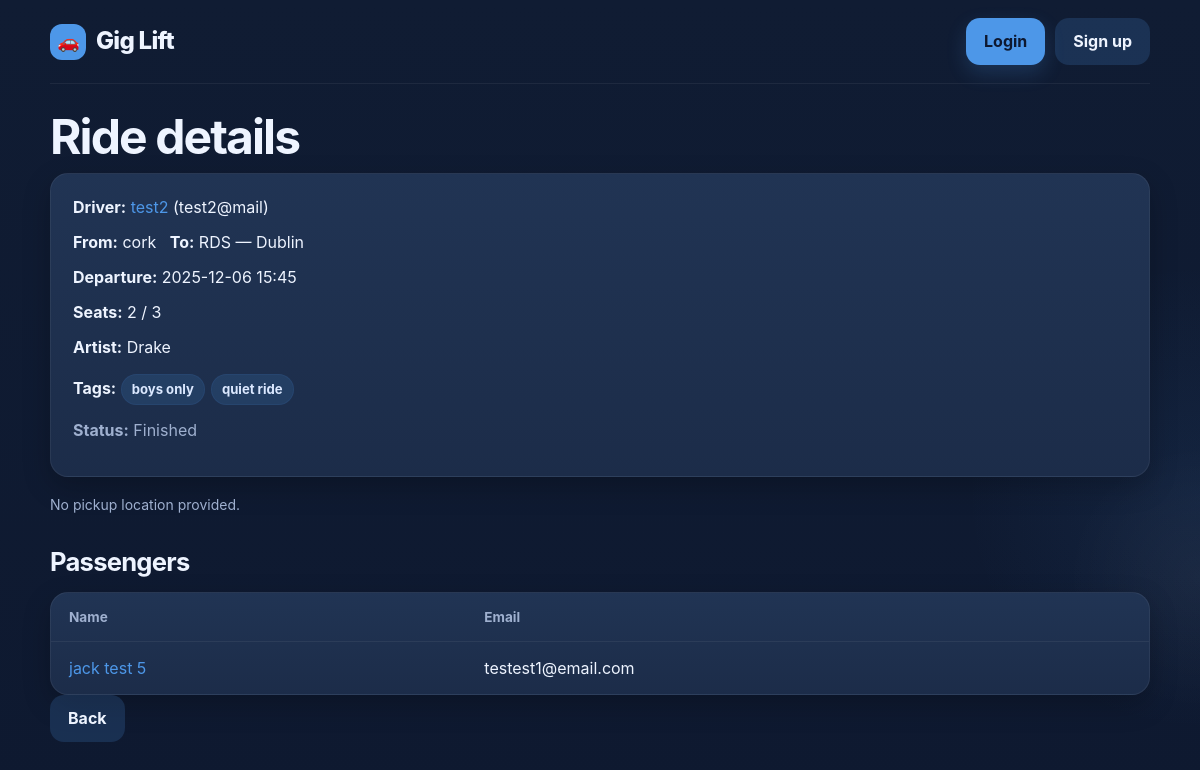
The app's page /rides/1 with its own data.
### app/models.py (models this page shows, shortened)
class User(Base):
    __tablename__ = "users"
    id: Mapped[int] = mapped_column(Integer, primary_key=True)
    email: Mapped[str] = mapped_column(String(255), unique=True, nullable=False)
    name: Mapped[str] = mapped_column(String(120), nullable=False)
    password: Mapped[str] = mapped_column(String(255), nullable=False)
    rides_offered: Mapped[list["Ride"]] = relationship(
        back_populates="driver",
        cascade="all, delete-orphan",
    )
    bookings: Mapped[list["Booking"]] = relationship(
        back_populates="rider",
        cascade="all, delete-orphan",
    )
    sent_messages: Mapped[list["RideMessage"]] = relationship(
        "RideMessage",
        back_populates="sender",
        cascade="all, delete-orphan",
    )

class Ride(Base):
    __tablename__ = "rides"
    id: Mapped[int] = mapped_column(Integer, primary_key=True)
    driver_id: Mapped[int] = mapped_column(ForeignKey("users.id"), nullable=False)
    origin: Mapped[str] = mapped_column(String(200), nullable=False)
    origin_lat: Mapped[float | None] = mapped_column(Float, nullable=True)
    origin_lng: Mapped[float | None] = mapped_column(Float, nullable=True)
    destination: Mapped[str] = mapped_column(String(200), nullable=False)
    depart_at: Mapped[datetime] = mapped_column(DateTime, nullable=False)
    seats_total: Mapped[int] = mapped_column(Integer, nullable=False, default=3)
    artist: Mapped[str] = mapped_column(String(120), nullable=False, default="")
    tags_csv: Mapped[str] = mapped_column(Text, nullable=False, default="")
    @property
    def tags(self) -> list[str]:
        return [t.strip() for t in self.tags_csv.split(",") if t.strip()]
    driver: Mapped["User"] = relationship(back_populates="rides_offered")
    bookings: Mapped[list["Booking"]] = relationship(
        back_populates="ride",
        cascade="all, delete-orphan",
    )
    messages: Mapped[list["RideMessage"]] = relationship(
        "RideMessage",
        back_populates="ride",
        cascade="all, delete-orphan",
        order_by="RideMessage.created_at.asc()",
    )

class Booking(Base):
    __tablename__ = "bookings"
    id: Mapped[int] = mapped_column(Integer, primary_key=True)
    ride_id: Mapped[int] = mapped_column(ForeignKey("rides.id"), nullable=False)
    rider_id: Mapped[int] = mapped_column(ForeignKey("users.id"), nullable=False)
    created_at: Mapped[datetime] = mapped_column(DateTime, default=datetime.utcnow)
    ride: Mapped["Ride"] = relationship(back_populates="bookings")
    rider: Mapped["User"] = relationship(back_populates="bookings")

### app/web.py (the view, shortened to what this page needs)
@app.get("/rides/<int:ride_id>")
def ride_detail(ride_id):
    [db] = list(get_db())
    try:
        ride = (
            db.query(Ride)
              .options(
                  joinedload(Ride.driver),
                  joinedload(Ride.bookings).joinedload(Booking.rider),
              )
              .get(ride_id)
        )
        if not ride:
            flash("Ride not found.")
            return redirect(url_for("home"))
        is_finished = db.query(CompletedRide).get(ride_id) is not None
        is_driver = g.user and g.user.id == ride.driver_id
        messages = []
        is_participant = False
        my_blocked_ids = set()
        blocked_me_ids = set()
        return render_template(
            "ride_detail.html",
            ride=ride,
            is_driver=is_driver,
            is_finished=is_finished,
            is_participant=is_participant,
            messages=messages,
            my_blocked_ids=my_blocked_ids,
            blocked_me_ids=blocked_me_ids,
        )
    finally:
        db.close()

### app/auth.py (called while the page is built)
def load_current_user():
    user_id = session.get("user_id")
    if not user_id:
        g.user = None
        return
    [db] = list(get_db())
    try:
        g.user = db.query(User).get(user_id)
    finally:
        db.close()

### app/db.py (called while the page is built)
def get_db():
    db = SessionLocal()
    try:
        yield db
    finally:
        db.close()

### app/web.py (called while the page is built)
@app.before_request
def _load_user():
    load_current_user()
    g.is_admin = False
    if g.user:
        [db] = list(get_db())
        try:
            g.is_admin = db.query(AdminUser).get(g.user.id) is not None
        finally:
            db.close()

@app.context_processor
def inject_user():
    return {"current_user": getattr(g, "user", None)}

### app/templates/ride_detail.html (shortened to what this page needs)
{% extends "base.html" %}
{% block content %}
<h2>Ride details</h2>
<link rel="stylesheet" href="https://unpkg.com/leaflet@1.9.4/dist/leaflet.css"
/>
<div class="card">
  <p>
    <strong>Driver:</strong>
    <a href="{{ url_for('profile_public', user_id=ride.driver.id) }}">{{ ride.driver.name }}</a>
    ({{ ride.driver.email }})
  </p>
  <p><strong>From:</strong> {{ ride.origin }} &nbsp; <strong>To:</strong> {{ ride.destination }}</p>
  <p><strong>Departure:</strong> {{ ride.depart_at.strftime("%Y-%m-%d %H:%M") }}</p>
  {% set seats_left = ride.seats_total - (ride.bookings|length) %}
  <p><strong>Seats:</strong> {{ seats_left }} / {{ ride.seats_total }}</p>
  <p><strong>Artist:</strong> {{ ride.artist }}</p>
  {% if ride.tags %}
    <p>
      <strong>Tags:</strong>
      {% for t in ride.tags %}<span class="badge">{{ t }}</span>{% endfor %}
    </p>
  {% endif %}
  {% if is_finished %}
    <p class="muted"><strong>Status:</strong> Finished</p>
  {% endif %}
</div>
{% if ride.origin_lat and ride.origin_lng %}
  <h3>Pickup location</h3>
  <div id="detail_map" style="height: 320px; border-radius: 12px;"></div>
  <script>
    const dmap = L.map('detail_map').setView([{{ ride.origin_lat }}, {{ ride.origin_lng }}], 14);
    L.tileLayer('https://{s}.tile.openstreetmap.org/{z}/{x}/{y}.png', {
      maxZoom: 19,
      attribution: '&copy; OpenStreetMap'
    }).addTo(dmap);
    L.marker([{{ ride.origin_lat }}, {{ ride.origin_lng }}]).addTo(dmap);
  </script>
{% else %}
  <p class="muted small">No pickup location provided.</p>
{% endif %}
<h3>Passengers</h3>
<table class="table">
  <thead>
    <tr>
      <th>Name</th>
      <th>Email</th>
    </tr>
  </thead>
  <tbody>
    {% if ride.bookings %}
      {% for b in ride.bookings %}
        <tr>
          <td><a href="{{ url_for('profile_public', user_id=b.rider.id) }}">{{ b.rider.name }}</a></td>
          <td>{{ b.rider.email }}</td>
        </tr>
      {% endfor %}
    {% endif %}
  </tbody>
</table>
<p><a class="btn btn-secondary" href="{{ url_for('home') }}">Back</a></p>
{% endblock %}

### app/templates/base.html (shortened to what this page needs)
<doctype html>
<html lang="en">
<head>
  <link rel="stylesheet" href="{{ url_for('static', filename='styles.css') }}">
</head>
<body>
  <header class="container">
    <h1><a href="{{ url_for('home') }}">Gig Lift</a></h1>
    <nav>
      {% if current_user %}
        <span class="muted">Hi, {{ current_user.name }}</span>
        <a href="{{ url_for('rides_new') }}" class="btn">Offer a ride</a>
        <a href="{{ url_for('logout') }}" class="btn btn-secondary">Logout</a>
        <a href="{{ url_for('profile') }}" class="btn btn-secondary">Profile</a>
      {% if g.is_admin %}
        <a href="{{ url_for('admin_home') }}" class="btn btn-secondary">Admin</a>
      {% endif %}
      {% else %}
        <a href="{{ url_for('login') }}" class="btn">Login</a>
        <a href="{{ url_for('signup') }}" class="btn btn-secondary">Sign up</a>
      {% endif %}
    </nav>
  </header>
  <main class="container">
    {% block content %}{% endblock %}
  </main>
</body>
</html>

### app/static/styles.css (style rules this page uses)
:root { --bg: #0f1c34; --surface: #152542; --card: #1d2d4a; --card-2: #223555; --border: rgba(255,255,255,0.06); --text: #eef4ff; --muted: #9fb0cf; --primary: #4d97e8; --primary-2: #5aa7ff; --danger: #e03a3a; --success: #57c58a; --radius: 18px; --radius-sm: 12px; --shadow: 0 10px 28px rgba(0,0,0,0.22); --max-width: 1100px; }
* { box-sizing: border-box; }
html, body { margin: 0; padding: 0; }
body { font-family: Inter, ui-sans-serif, system-ui, -apple-system, BlinkMacSystemFont, "Segoe UI", Roboto, sans-serif; color: var(--text); line-height: 1.45; background: radial-gradient(circle at 100% 62%, rgba(77,151,232,0.08), transparent 18%), radial-gradient(circle at 100% 72%, rgba(255,255,255,0.04), transparent 10%), linear-gradient(180deg, #101c33 0%, #0e1930 100%); }
a { color: var(--primary); text-decoration: none; }
.container { width: min(var(--max-width), calc(100% - 32px)); margin: 0 auto; }
header.container { display: flex; align-items: center; justify-content: space-between; gap: 16px; padding: 18px 0; border-bottom: 1px solid var(--border); }
header h1 { margin: 0; font-size: clamp(1.5rem, 2vw, 2rem); font-weight: 800; letter-spacing: -0.03em; }
header h1 a { color: var(--text); display: inline-flex; align-items: center; gap: 10px; }
header h1 a::before { content: "🚗"; width: 36px; height: 36px; display: inline-grid; place-items: center; border-radius: 12px; background: var(--primary); color: #10203c; font-size: 18px; }
nav { display: flex; flex-wrap: wrap; justify-content: flex-end; gap: 10px; align-items: center; }
main.container { padding: 28px 0 48px; }
h2 { margin: 0 0 10px; font-size: clamp(2rem, 4vw, 3.1rem); line-height: 1.05; letter-spacing: -0.04em; }
h3 { margin: 28px 0 12px; font-size: 1.6rem; letter-spacing: -0.03em; }
p { margin: 0 0 12px; }
.muted { color: var(--muted); }
.small { font-size: 0.875rem; }
.card, .auth-card, .form, .filters, .table, fieldset.tags { background: linear-gradient(180deg, rgba(34,53,85,0.96), rgba(29,45,74,0.96)); border: 1px solid var(--border); border-radius: var(--radius); box-shadow: var(--shadow); }
.card, .auth-card, .form { padding: 22px; margin-bottom: 18px; }
.btn, button, input[type="submit"] { appearance: none; border: 0; border-radius: 14px; padding: 12px 18px; background: var(--primary); color: #0d1830; font: inherit; font-weight: 700; cursor: pointer; display: inline-flex; align-items: center; justify-content: center; gap: 8px; box-shadow: 0 8px 20px rgba(77,151,232,0.2); transition: transform .15s ease, opacity .15s ease; }
.btn-secondary { background: rgba(77,151,232,0.18); color: var(--text); box-shadow: none; }
.badge { display: inline-flex; align-items: center; padding: 5px 10px; margin: 2px 6px 2px 0; border-radius: 999px; background: rgba(77,151,232,0.15); border: 1px solid rgba(77,151,232,0.08); color: #dbe8ff; font-size: 0.82rem; font-weight: 700; }
.table { width: 100%; border-collapse: separate; border-spacing: 0; overflow: hidden; }
.table thead th { padding: 16px 18px; text-align: left; font-size: 0.85rem; color: var(--muted); font-weight: 700; border-bottom: 1px solid var(--border); }
.table tbody td { padding: 16px 18px; vertical-align: top; border-bottom: 1px solid var(--border); }
.table tbody tr:last-child td { border-bottom: 0; }

### records on screen
User: driver.name "test2", driver.email "test2@mail"
Ride: origin "cork", destination "RDS — Dublin", depart_at "2025-12-06 15:45", seats_total "3", artist "Drake"
Booking: rider.name "jack test 5", rider.email "testest1@email.com"

### other values on screen
{{ seats_left }} "2"
{{ t }} "boys only" "quiet ride"
